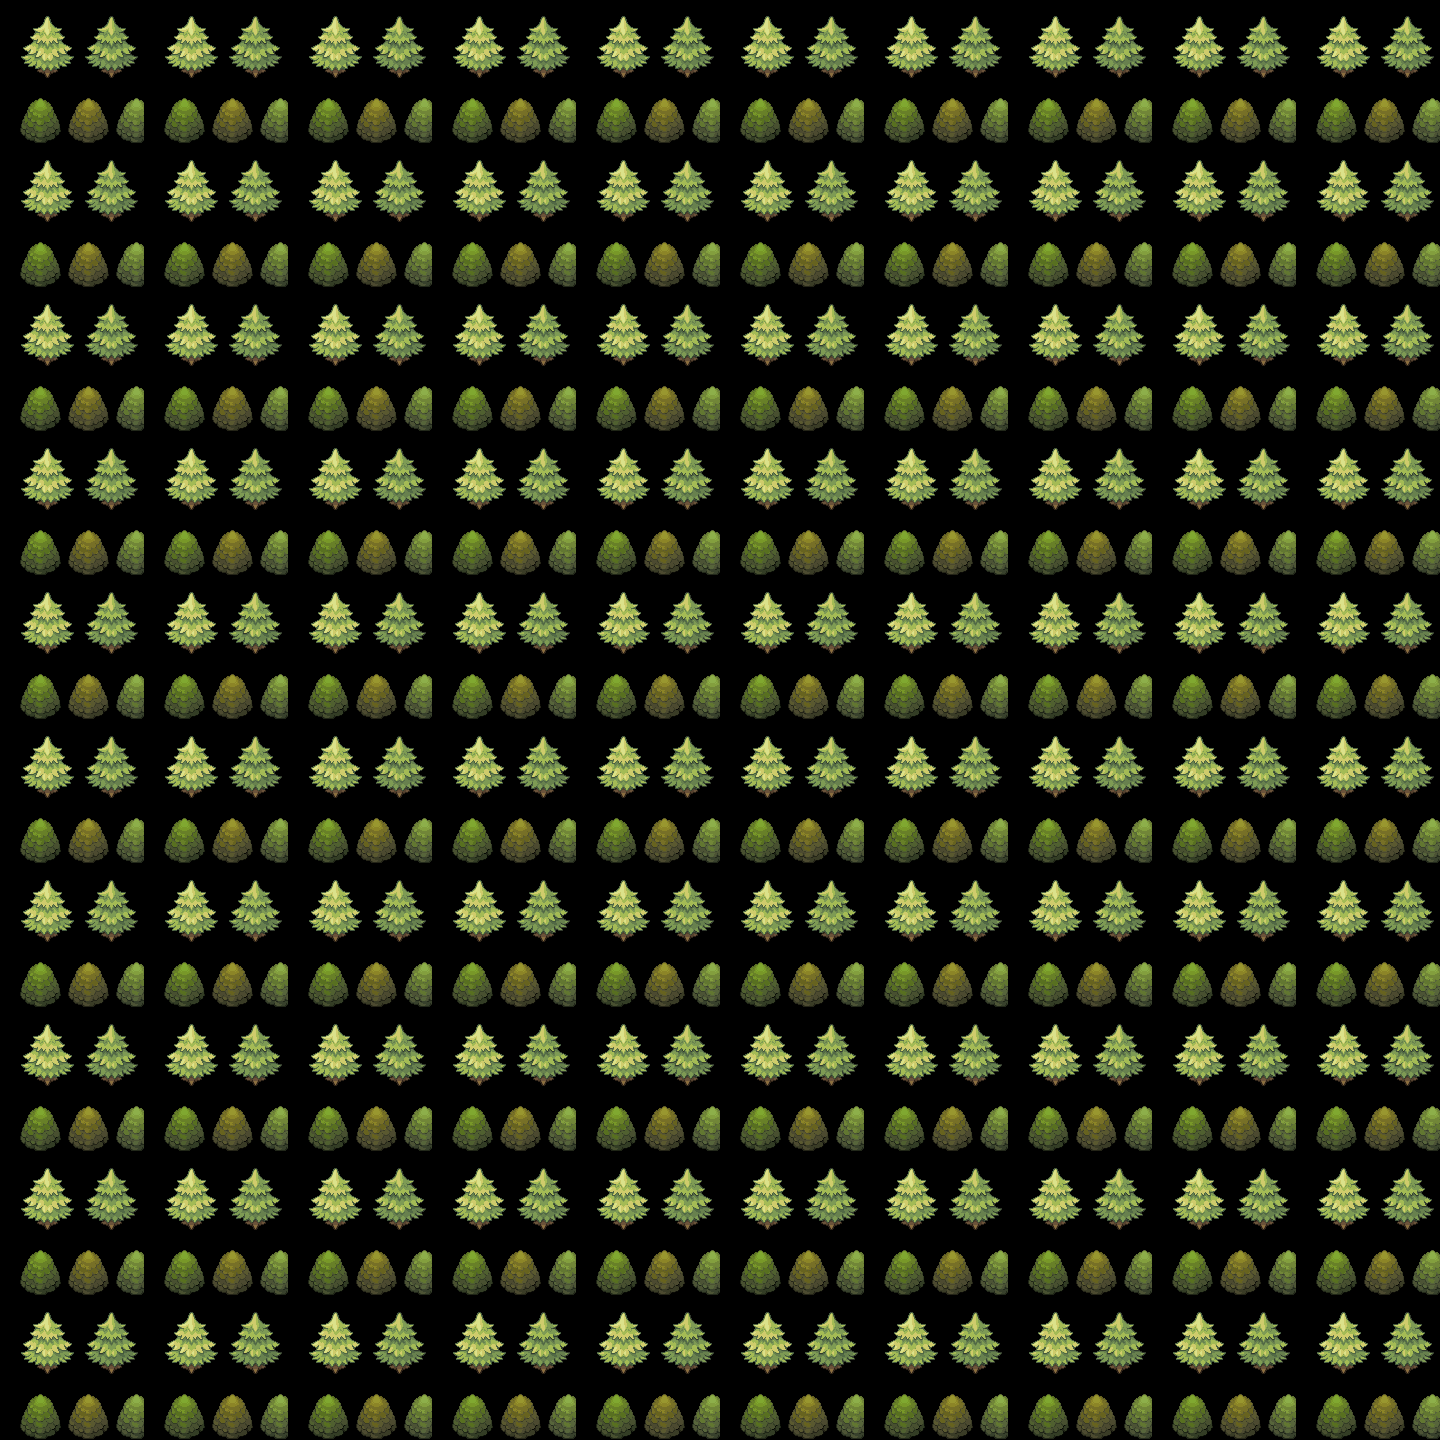

This game map was drawn from its Tiled (.tmx) file and the tilesets committed beside it. A one-line description and the trimmed map source follow:
An orthogonal 90x90 tile map with 16x16 px tiles, 1 tile layer (Capa de patrones 1).

<map version="1.10" tiledversion="1.11.2" orientation="orthogonal" renderorder="right-down" width="90" height="90" tilewidth="16" tileheight="16" infinite="0" nextlayerid="2" nextobjectid="1">
 <tileset firstgid="1" name="items" tilewidth="16" tileheight="16" tilecount="21000" columns="140">
  <image source="items16x16.png" width="2240" height="2400" />
 </tileset>
 <layer id="1" name="Capa de patrones 1" width="90" height="90">
  <data>[8100 cells, 8100 non-empty, 81 distinct tile ids]</data>
 </layer>
</map>
